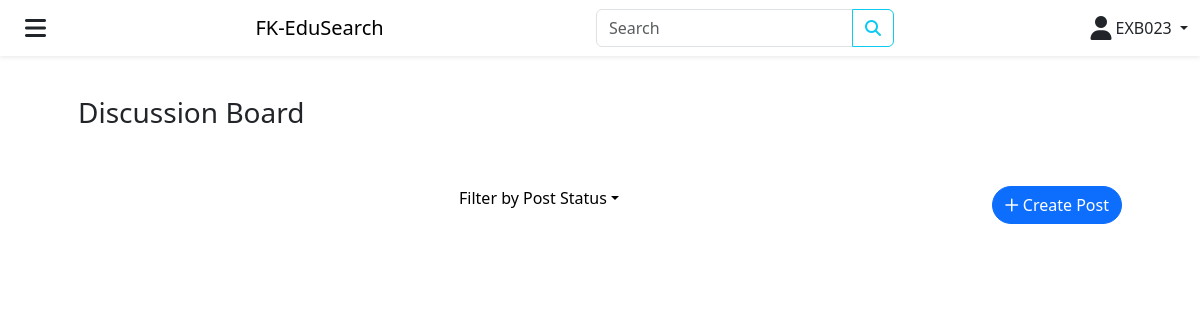
The app's page /index.php?post_status=Completed (signed in), older data.
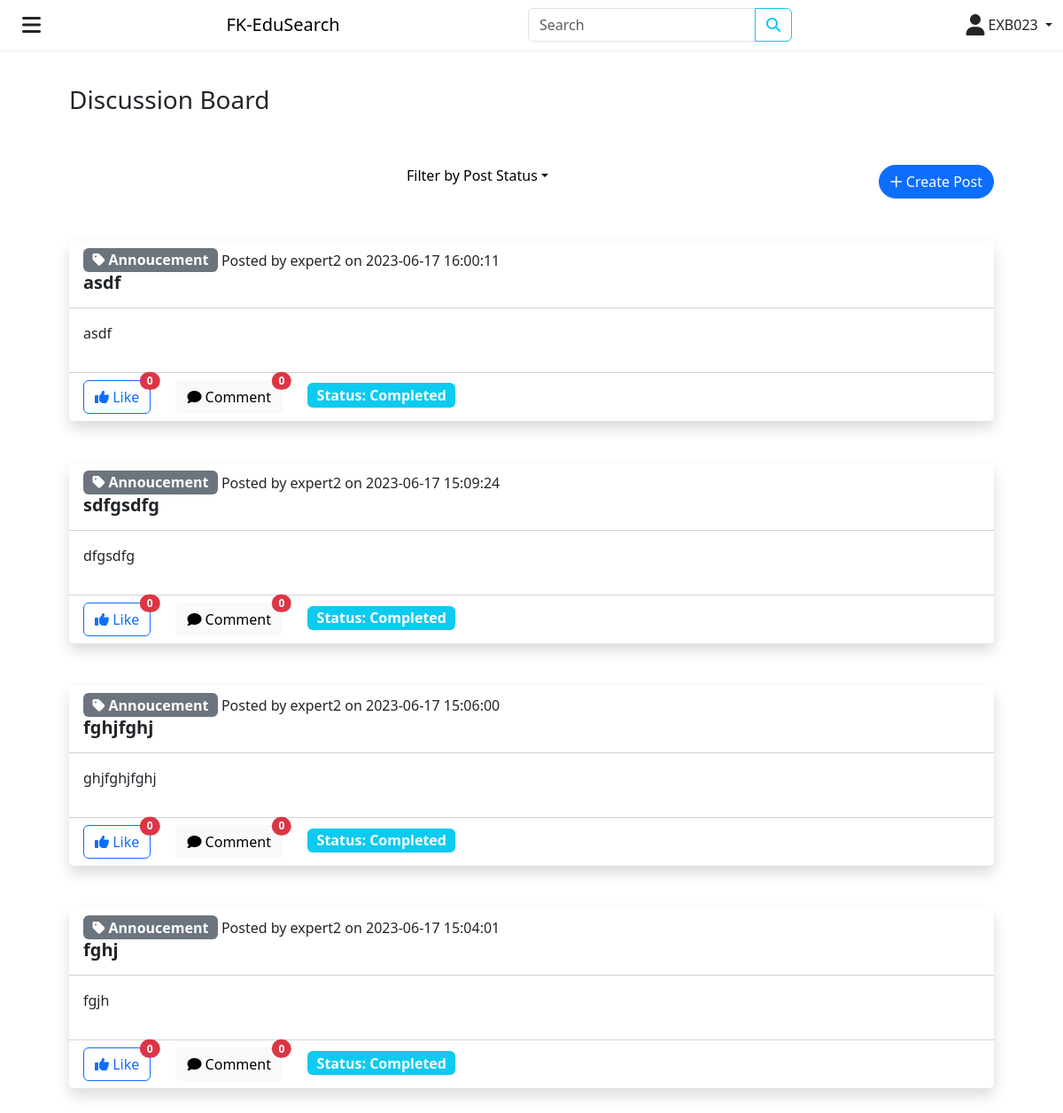
The same page, newer data.
### tables this page shows
CREATE TABLE `post` (
  `PostID` bigint(255) NOT NULL,
  `UserID` bigint(255) NOT NULL,
  `PostStatus` varchar(9) NOT NULL,
  `PostTitle` varchar(25) NOT NULL,
  `PostContent` varchar(255) NOT NULL,
  `PostCategory` varchar(25) NOT NULL,
  `ExpertID` varchar(10) NOT NULL,
  `PostCreated` timestamp NOT NULL DEFAULT current_timestamp(),
  `PostUpdated` timestamp NOT NULL DEFAULT current_timestamp() ON UPDATE current_timestamp()
);

CREATE TABLE `user` (
  `UserID` bigint(255) NOT NULL,
  `UserName` varchar(100) NOT NULL,
  `UserPassword` varchar(255) NOT NULL,
  `UserEmail` varchar(100) NOT NULL,
  `UserSocialMedia` varchar(100) NOT NULL,
  `UserResearchArea` varchar(100) NOT NULL,
  `StaffID` varchar(10) NOT NULL,
  `StudentID` varchar(10) NOT NULL,
  `ExpertID` varchar(10) NOT NULL,
  `UserRole` tinyint(1) NOT NULL,
  `ResearchTopic` varchar(25) NOT NULL,
  `ExpertAreaOfExpertise` varchar(255) NOT NULL,
  `ExpertCV` varchar(255) NOT NULL,
  `ExpertAccountStatus` tinyint(4) NOT NULL,
  `ExpertRatings` float NOT NULL,
  `PublicationID` bigint(255) NOT NULL,
  `UserCreated` timestamp NOT NULL DEFAULT current_timestamp(),
  `UserUpdated` timestamp NOT NULL DEFAULT current_timestamp() ON UPDATE current_timestamp()
);

### index.php (the view, shortened to what this page needs)
<?php
require './config/db.php';
?>
<!DOCTYPE html>
<html lang="en">
<head>
	<link rel="stylesheet" href="./node_modules/bootstrap/dist/css/bootstrap.min.css">
	<link rel="stylesheet" href="./node_modules/@fortawesome/fontawesome-free/css/all.min.css">
</head>
<body>
	<?php require "layouts/navbar.php" ?>
	<div class="container p-5 m-5 mx-auto">
		<div class="row g-5">
			<div class="col-12">
				<h3>Discussion Board</h3>
			</div>
			<div class="col-12">
			  <button class="float-end btn btn-primary rounded-5" data-bs-toggle="modal" data-bs-target="#post_form">
			    <i class="fa-regular fa-plus"></i>
			    Create Post
			  </button>
			  <div class="dropdown d-flex align-items-center justify-content-center text-center">
			    <a class="dropdown-toggle d-flex align-items-center text-decoration-none text-black" href="#" role="button" id="filterDropdown" data-bs-toggle="dropdown" aria-haspopup="true" aria-expanded="false">
			      <i class="gg-format-center"></i> &nbsp; Filter by Post Status
			    </a>
			  </div>
			</div>
			<?php
			if(isset($_GET['post_status']) && $_GET['post_status'] == "Accepted") :
			  $stmt = $conn->prepare('SELECT * FROM post JOIN user ON post.UserID = user.UserID WHERE PostStatus = "Accepted" ORDER BY post.PostID DESC');
			elseif (isset($_GET['post_status']) && $_GET['post_status'] == "Revised") :
			  $stmt = $conn->prepare('SELECT * FROM post JOIN user ON post.UserID = user.UserID WHERE PostStatus = "Revised" ORDER BY post.PostID DESC');
			elseif (isset($_GET['post_status']) && $_GET['post_status'] == "Completed") :
			  $stmt = $conn->prepare('SELECT * FROM post JOIN user ON post.UserID = user.UserID WHERE PostStatus = "Completed" ORDER BY post.PostID DESC');
			elseif(!isset($_GET['post_status'])) :
			  $stmt = $conn->prepare('SELECT * FROM post JOIN user ON post.UserID = user.UserID WHERE PostStatus = "Pending" ORDER BY post.PostID DESC');
			endif;
			$stmt->execute();
			$result = $stmt->fetchAll(PDO::FETCH_OBJ);
			foreach($result as $row) :
			?>
			<div class="col-12">
			  <div class="card border-0 shadow">
			    <div class="card-header bg-white">
			      <div class="row">
			        <div class="col-11">
			          <span class="badge bg-secondary fs-6"><i class="fa-solid fa-tag"></i> <?php echo $row->PostCategory; ?></span>
			          Posted by <?php
			          if($_SESSION['user_id'] == $row->UserID) :
			            echo "you";
			          else :
			            echo $row->UserName;
			          endif;
			          ?> on <?php echo $row->PostCreated; ?>
			        </div>
			        <div class="col-1 d-flex justify-content-end">
			        </div>
			        <div class="col-12">
			          <h5 class="card-title fw-semibold"><?php echo $row->PostTitle; ?></h5>
			        </div>
			      </div>
			    </div>
			    <div class="card-body">
			      <p><?php echo $row->PostContent; ?></p>
			    </div>
			    <div class="card-footer bg-white">
			      <a class="btn btn-outline-primary position-relative
			      <?php
			      $user_id = $_SESSION['user_id'];
			      $post_id = $row->PostID;
			      $stmt = $conn->prepare('SELECT * FROM likes WHERE UserID = :user_id AND PostID = :post_id');
			      $stmt->bindParam(':user_id', $user_id);
			      $stmt->bindParam(':post_id', $post_id);
			      $stmt->execute();
			      if($stmt->rowCount() > 0) {
			        echo 'active';
			      } else {
			        echo '';
			      }
			       ?>" href="./controllers/LikeController.php?post_id=<?php echo $row->PostID ?>">
			        <i class="fa-solid fa-thumbs-up"></i>
			        Like
			        <span class="position-absolute top-0 start-100 translate-middle badge rounded-pill bg-danger">
			          <?php
			          $post_id = $row->PostID;
			          $stmt = $conn->prepare('SELECT COUNT(*) AS total_likes FROM likes JOIN post ON likes.PostID = post.PostID WHERE likes.PostID = :post_id');
			          $stmt->bindParam(':post_id', $post_id);
			          $stmt->execute();
			          $likes = $stmt->fetchAll(PDO::FETCH_OBJ);
			          if ($likes[0]->total_likes > 99) {
			              echo "99+";
			          } else {
			              echo $likes[0]->total_likes;
			          }
			          ?>
			        </span>
			      </a>
			      <a class="btn btn-light position-relative ms-4" href="./comments.php?post_id=<?php echo $row->PostID; ?>">
			        <i class="fa-solid fa-comment"></i>
			        Comment
			        <span class="position-absolute top-0 start-100 translate-middle badge rounded-pill bg-danger">
			          <?php
			          $post_id = $row->PostID;
			          $stmt = $conn->prepare('SELECT COUNT(*) AS total_comments FROM comment JOIN post ON comment.PostID = post.PostID WHERE comment.PostID = :post_id');
			          $stmt->bindParam(':post_id', $post_id);
			          $stmt->execute();
			          $comments = $stmt->fetchAll(PDO::FETCH_OBJ);
			          if ($comments[0]->total_comments > 99) {
			              echo "99+";
			          } else {
			              echo $comments[0]->total_comments;
			          }
			          ?>
			        </span>
			      </a>
			      <span class="badge bg-info fs-6 ms-4">Status: <?php echo $row->PostStatus; ?></span>
			    </div>
			  </div>
			</div>
			<?php
			endforeach;
			?>
		</div>
	</div>
</body>
</html>

### layouts/navbar.php (shortened to what this page needs)
<nav class="navbar shadow-sm fixed-top bg-white">
	<div class="container-fluid">
		<button class="btn" type="button" data-bs-toggle="offcanvas" data-bs-target="#offcanvasResponsive" aria-controls="offcanvasResponsive"><i class="fa-solid fa-bars fa-xl"></i></button>
		<a class="navbar-brand d-none d-lg-flex" href="./">
			FK-EduSearch
		</a>
		<form action="" class="d-none d-lg-flex" method="get">
			<div class="input-group">
				<input class="form-control" type="text" placeholder="Search">
				<button class="btn btn-outline-info" type="submit"><i class="fa-solid fa-magnifying-glass"></i></button>
			</div>
		</form>
		<div class="nav-item dropdown">
			<button class="nav-link dropdown-toggle" type="button" data-bs-toggle="dropdown" aria-expanded="false">
				<i class="fa-solid fa-user fa-xl"></i>
				<span><?php echo $_SESSION["id"] ?></span>
			</button>
		</div>
	</div>
</nav>

Row changes from the older to the newer data that the page shows:
added post: PostCategory "Annoucement", UserID.UserName "expert2", PostCreated "2023-06-17 16:00:11", PostTitle "asdf", PostContent "asdf", total_likes "0", total_comments "0", PostStatus "Completed"
added post: PostCategory "Annoucement", UserID.UserName "expert2", PostCreated "2023-06-17 15:09:24", PostTitle "sdfgsdfg", PostContent "dfgsdfg", total_likes "0", total_comments "0", PostStatus "Completed"
added post: PostCategory "Annoucement", UserID.UserName "expert2", PostCreated "2023-06-17 15:06:00", PostTitle "fghjfghj", PostContent "ghjfghjfghj", total_likes "0", total_comments "0", PostStatus "Completed"
added post: PostCategory "Annoucement", UserID.UserName "expert2", PostCreated "2023-06-17 15:04:01", PostTitle "fghj", PostContent "fgjh", total_likes "0", total_comments "0", PostStatus "Completed"
